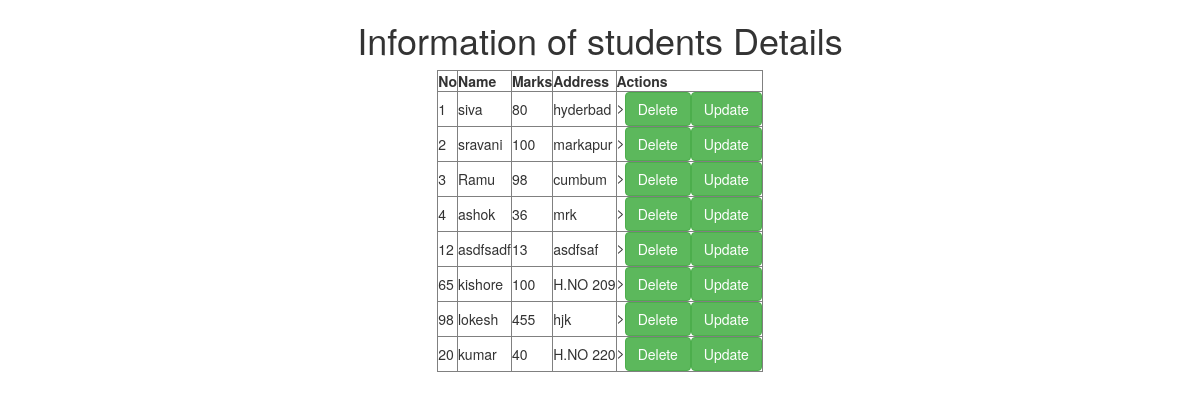
Page /show/ on the committed database.
### Crudapp/models.py (models this page shows)
class Student(models.Model):
    No = models.IntegerField()
    Name = models.CharField(max_length=64)
    Marks = models.IntegerField()
    Address = models.CharField(max_length=256)

### Crudapp/views.py (the view)
# urls.py: path('show/',views.show_view),
def show_view(request):
    students = Student.objects.all()
    return render(request, 'star/Show.html', {'students': students})

### templates/star/Show.html
<!DOCTYPE html>
{%extends 'star/Base.html'%}
{% block child_block%}
<div class="container" align="center">
    <h1>Information of students Details</h1>
    <table border="1">
        <thead>
        <tr>
            <th>No</th>
            <th>Name</th>
            <th>Marks</th>
            <th>Address</th>
            <th>Actions </th>
        </tr>
        </thead>
        {%for student in students%}
        <tr>
            <td>{{student.No}}</td>
             <td>{{student.Name}}</td>
             <td>{{student.Marks}}</td>
             <td>{{student.Address}}</td>
            <td>><a href="/delete/{{student.id}}" class="btn btn-success ">Delete</a><a href="/update/{{student.id}}" class="btn btn-success ">Update</a></td>
        </tr>
        {%endfor%}
    </table>
</div>
{%endblock%}

### templates/star/Base.html (shortened to what this page needs)
<!DOCTYPE html>
{% load static %}
<html lang="en">
<head>
    <link rel="stylesheet" href="https://maxcdn.bootstrapcdn.com/bootstrap/3.3.7/css/bootstrap.min.css">
    <link rel="stylesheet" href="{%static 'css/style.css'%}">
</head>
<body>
{%block child_block%}
{%endblock%}
</body>
</html>

### rows in the picture
Student: No "1", Name "siva", Marks "80", Address "hyderbad"
Student: No "2", Name "sravani", Marks "100", Address "markapur"
Student: No "3", Name "Ramu", Marks "98", Address "cumbum"
Student: No "4", Name "ashok", Marks "36", Address "mrk"
Student: No "12", Name "asdfsadf", Marks "13", Address "asdfsaf"
Student: No "65", Name "kishore", Marks "100", Address "H.NO 209"
Student: No "98", Name "lokesh", Marks "455", Address "hjk"
Student: No "20", Name "kumar", Marks "40", Address "H.NO 220"
